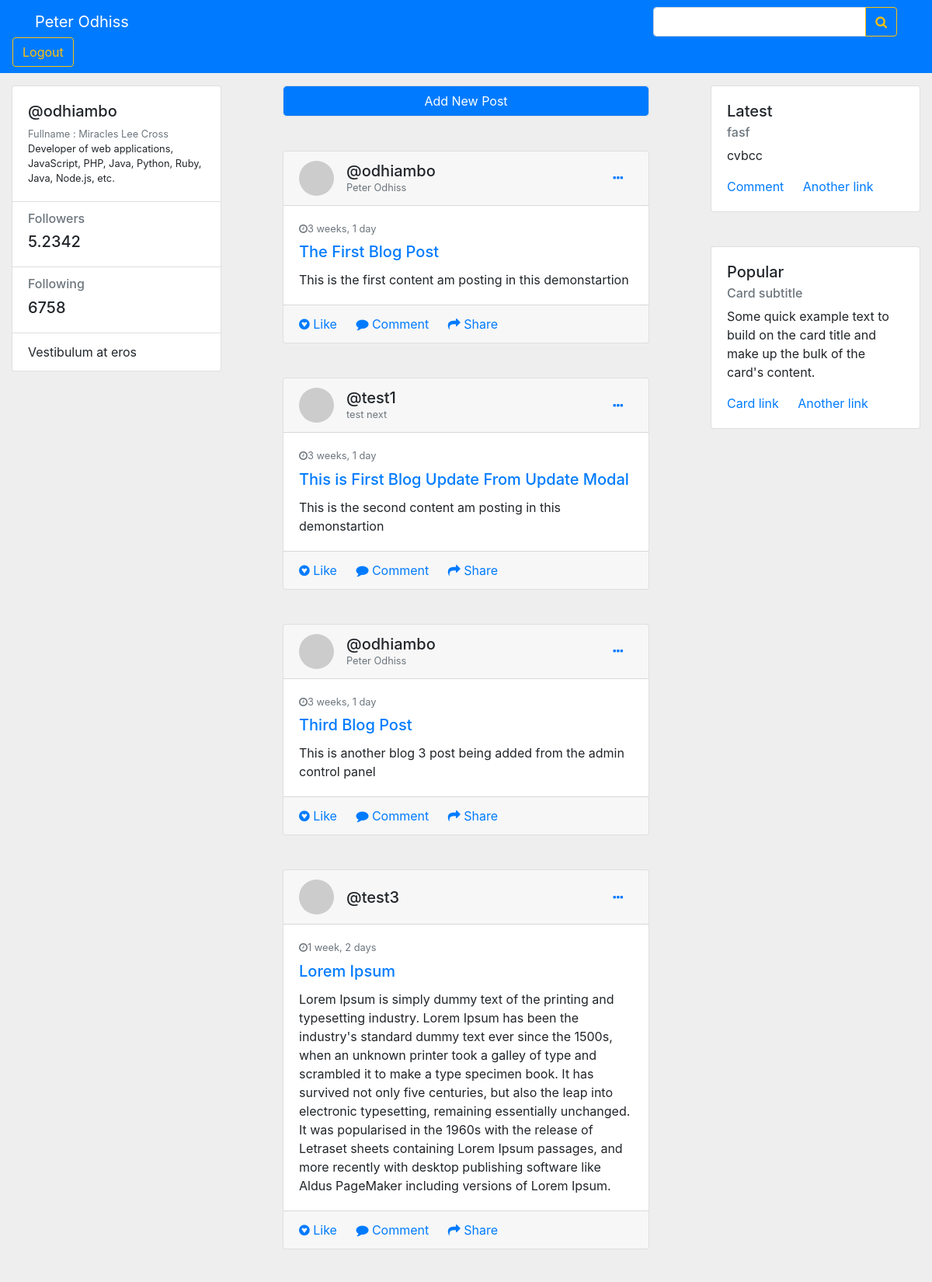
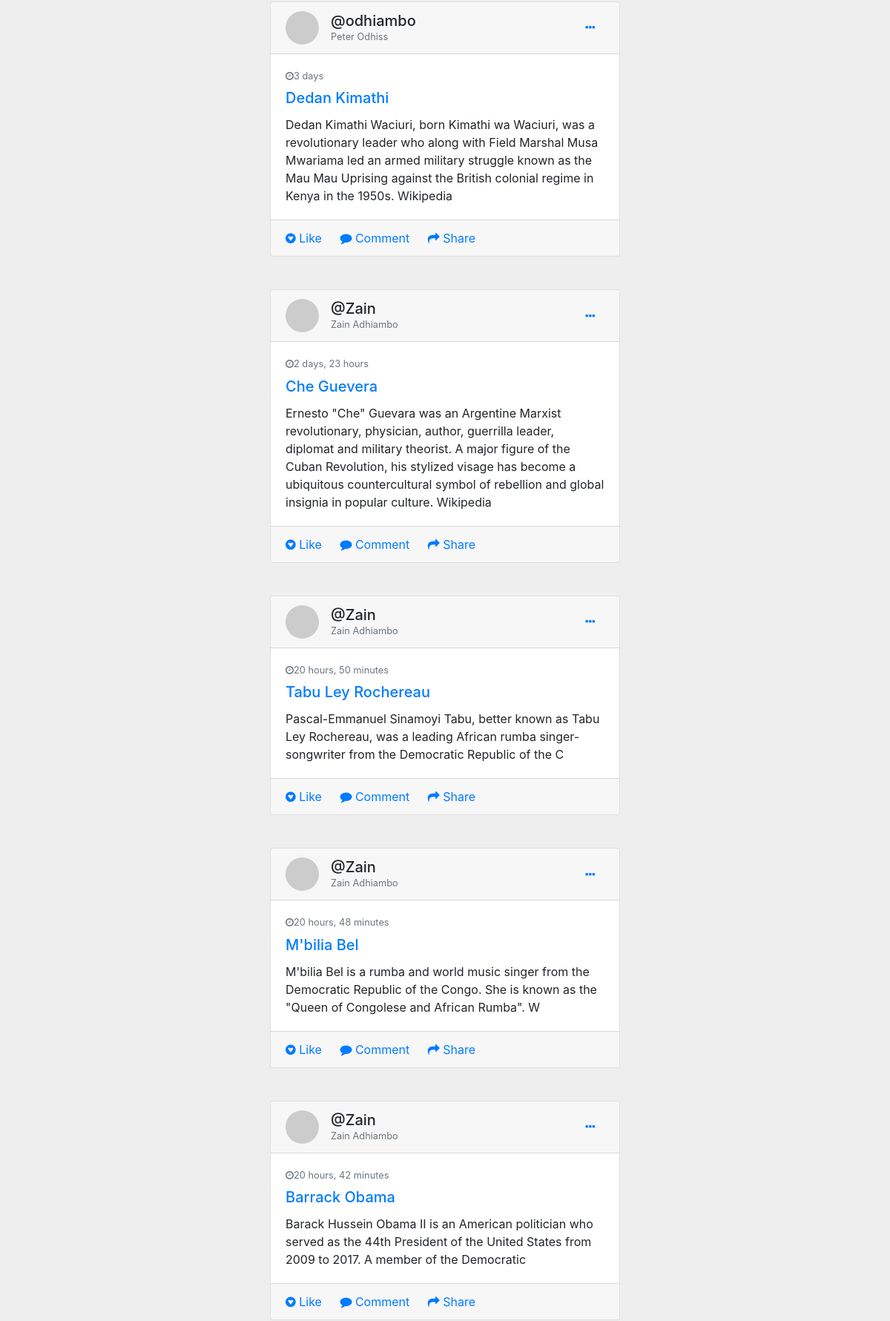
The app's page / (signed in, upper part) with its own data (2 pictures, top to bottom).
### blog/models.py (models this page shows, shortened)
class Post(models.Model):
    title = models.CharField(max_length=1000)
    content = models.TextField()
    date_posted = models.DateTimeField(default=timezone.now)
    author = models.ForeignKey(User, on_delete=models.CASCADE)

### blog/views.py (the view)
# urls.py: path('', views.home, name = 'homepage'),
def home(request):
    user = request.user
    if user.is_authenticated:
        context = {
            'posts': Post.objects.all(),
            'latest':Post.objects.order_by('-pk')[0],
            'user': user,
        }
        return render(request, 'blog/index.html', context)
    else:
        return redirect('login')

### blog/templates/blog/index.html (shortened to what this page needs)
{% extends 'blog/base_line.html' %}
{% load static %}
{% block css%}
<link href="{% static 'awakening/css/style.css' %}" rel="stylesheet" />
<link rel="stylesheet" href="http://cdnjs.cloudflare.com/ajax/libs/jquery.bootstrapvalidator/0.5.2/css/bootstrapValidator.min.css" />
<link href="https://stackpath.bootstrapcdn.com/font-awesome/4.7.0/css/font-awesome.min.css" rel="stylesheet"
>
{% endblock %}
{% block content%}
<nav class="navbar navbar-dark bg-primary">
    <div class="container">
        <a class="navbar-brand" href="#">
            {{ user.first_name }} {{user.last_name}}
        </a>
        <form class="form-inline">
            <div class="input-group">
                <input type="text" class="form-control" aria-label="Recipient's username" aria-describedby="button-addon2">
                <div class="input-group-append">
                    <button class="btn btn-outline-warning" type="button" id="button-addon2">
                        <i class="fa fa-search"></i>
                    </button>
                </div>
            </div>
        </form>
    </div>
    <a href="{% url 'logout' %}"><button class="btn btn-outline-warning" type="button" id="logout">Logout</button></a>
</nav>
<div class="container_body">
    <div class="container-fluid gedf-wrapper">
        <div class="row">
            <div class="col-md-3">
                <div class="card">
                    <div class="card-body">
                        <div class="h5">@{{ user.username }}</div>
                        <div class="h7 text-muted">Fullname : Miracles Lee Cross</div>
                        <div class="h7">Developer of web applications, JavaScript, PHP, Java, Python, Ruby, Java,
                            Node.js,
                            etc.
                        </div>
                    </div>
                    <ul class="list-group list-group-flush">
                        <li class="list-group-item">
                            <div class="h6 text-muted">Followers</div>
                            <div class="h5">5.2342</div>
                        </li>
                        <li class="list-group-item">
                            <div class="h6 text-muted">Following</div>
                            <div class="h5">6758</div>
                        </li>
                        <li class="list-group-item">Vestibulum at eros</li>
                    </ul>
                </div>
            </div>
            <div class="col-md-6 gedf-main">
                <div class="card gedf-card">
                    <button type="button" class="btn btn-primary js-create-post">
                        Add New Post
                    </button>
                </div>
                {% for p in posts %}
                <div class="card gedf-card">
                    <div class="card-header">
                        <div class="d-flex justify-content-between align-items-center">
                            <div class="d-flex justify-content-between align-items-center">
                                <div class="mr-2">
                                    <img class="rounded-circle" width="45" src="https://picsum.photos/50/50" alt="">
                                </div>
                                <div class="ml-2">
                                    <div class="h5 m-0">@{{ p.author.username }}</div>
                                    <div class="h7 text-muted">{{ p.author.first_name }} {{ p.author.last_name}}</div>
                                </div>
                            </div>
                            <div>
                                <div class="dropdown">
                                    <button class="btn btn-link dropdown-toggle" type="button" id="gedf-drop1"
                                        data-toggle="dropdown" aria-haspopup="true" aria-expanded="false">
                                        <i class="fa fa-ellipsis-h"></i>
                                    </button>
                                </div>
                            </div>
                        </div>
                    </div>
                    <div class="card-body">
                        <div class="text-muted h7 mb-2"> <i class="fa fa-clock-o"></i>{{ p.date_posted | timesince }}
                        </div>
                        <a class="card-link" href="#">
                            <h5 class="card-title">{{ p.title }}</h5>
                        </a>
                        <p class="card-text">
                            {{ p.content }}
                        </p>
                    </div>
                    <div class="card-footer">
                        <a href="#" class="card-link"><i class="fa fa-gittip"></i> Like</a>
                        <a href="#" class="card-link"><i class="fa fa-comment"></i> Comment</a>
                        <a href="#" class="card-link"><i class="fa fa-mail-forward"></i> Share</a>
                    </div>
                </div>
                {% endfor %}
            </div>
            <div class="col-md-3">
                <div class="card gedf-card">
                    <div class="card-body">
                        <h5 class="card-title">Latest</h5>
                        <h6 class="card-subtitle mb-2 text-muted">{{ latest.title }}</h6>
                        <p class="card-text">{{ latest.content }}</p>
                        <a href="#" class="card-link">Comment</a>
                        <a href="#" class="card-link">Another link</a>
                    </div>
                </div>
                <div class="card gedf-card">
                    <div class="card-body">
                        <h5 class="card-title">Popular</h5>
                        <h6 class="card-subtitle mb-2 text-muted">Card subtitle</h6>
                        <p class="card-text">Some quick example text to build on the card title and make up the
                            bulk of the
                            card's content.</p>
                        <a href="#" class="card-link">Card link</a>
                        <a href="#" class="card-link">Another link</a>
                    </div>
                </div>
            </div>
        </div>
    </div>
</div>
        {% endblock %}

### blog/static/awakening/css/style.css (style rules this page uses)
body { background-color: #eeeeee; }
.h7 { font-size: 0.8rem; }
.gedf-wrapper { margin-top: 0.97rem; }
@media (min-width: 995px) { .gedf-main { padding-left: 4rem; padding-right: 4rem; } }
@media (min-width: 995px) { .gedf-card { margin-bottom: 2.77rem; } }
.dropdown-toggle::after { content: none; display: none; }

### records on screen
Post: author.username "odhiambo", author.first_name "Peter", author.last_name "Odhiss", date_posted "3 weeks, 1 day", title "The First Blog Post", content "This is the first content am posting in this demonstartion"
Post: author.username "test1", author.first_name "test", author.last_name "next", date_posted "3 weeks, 1 day", title "This is First Blog Update From Update Modal", content "This is the second content am posting in this demonstartion"
Post: author.username "odhiambo", author.first_name "Peter", author.last_name "Odhiss", date_posted "3 weeks, 1 day", title "Third Blog Post", content "This is another blog 3 post being added from the admin control panel"
Post: author.username "test3", date_posted "1 week, 2 days", title "Lorem Ipsum", content "Lorem Ipsum is simply dummy text of the printing and typesetting industry. Lorem Ipsum has been the industry's standard dummy text ever since the 1500s, when an unknown printer took a galley of type and scrambled it to make a type specimen book. It has survived not only five centuries, but also the leap into electronic typesetting, remaining essentially unchanged. It was popularised in the 1960s with the release of Letraset sheets containing Lorem Ipsum passages, and more recently with desktop publishing software like Aldus PageMaker including versions of Lorem Ipsum."
Post: author.username "odhiambo", author.first_name "Peter", author.last_name "Odhiss", date_posted "3 days", title "Dedan Kimathi", content "Dedan Kimathi Waciuri, born Kimathi wa Waciuri, was a revolutionary leader who along with Field Marshal Musa Mwariama led an armed military struggle known as the Mau Mau Uprising against the British colonial regime in Kenya in the 1950s. Wikipedia"
Post: author.username "Zain", author.first_name "Zain", author.last_name "Adhiambo", date_posted "2 days, 23 hours", title "Che Guevera", content "Ernesto \"Che\" Guevara was an Argentine Marxist revolutionary, physician, author, guerrilla leader, diplomat and military theorist. A major figure of the Cuban Revolution, his stylized visage has become a ubiquitous countercultural symbol of rebellion and global insignia in popular culture. Wikipedia"
Post: author.username "Zain", author.first_name "Zain", author.last_name "Adhiambo", date_posted "20 hours, 50 minutes", title "Tabu Ley Rochereau", content "Pascal-Emmanuel Sinamoyi Tabu, better known as Tabu Ley Rochereau, was a leading African rumba singer-songwriter from the Democratic Republic of the C"
Post: author.username "Zain", author.first_name "Zain", author.last_name "Adhiambo", date_posted "20 hours, 48 minutes", title "M'bilia Bel", content "M'bilia Bel is a rumba and world music singer from the Democratic Republic of the Congo. She is known as the \"Queen of Congolese and African Rumba\". W"
Post: author.username "Zain", author.first_name "Zain", author.last_name "Adhiambo", date_posted "20 hours, 42 minutes", title "Barrack Obama", content "Barack Hussein Obama II is an American politician who served as the 44th President of the United States from 2009 to 2017. A member of the Democratic"
Post: title "fasf", content "cvbcc"

### other values on screen
{{ user.first_name }} "Peter"
{{ user.last_name }} "Odhiss"
{{ user.username }} "odhiambo"
